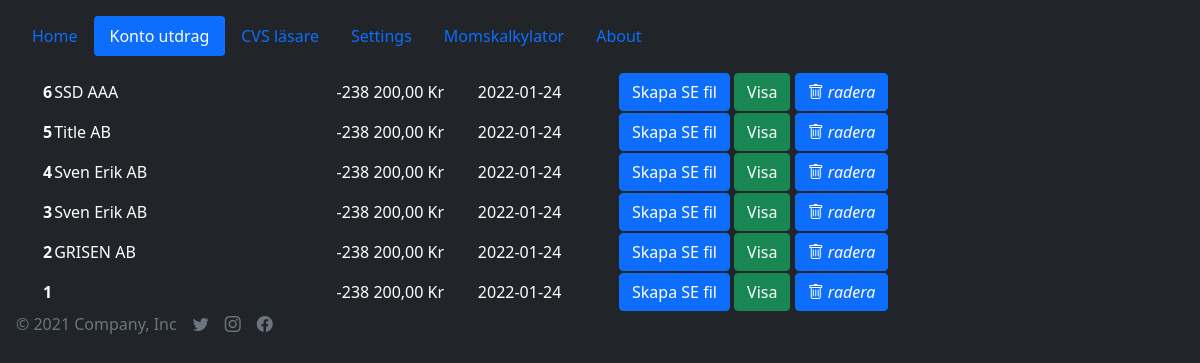
The app's page /bank_statements, older data.
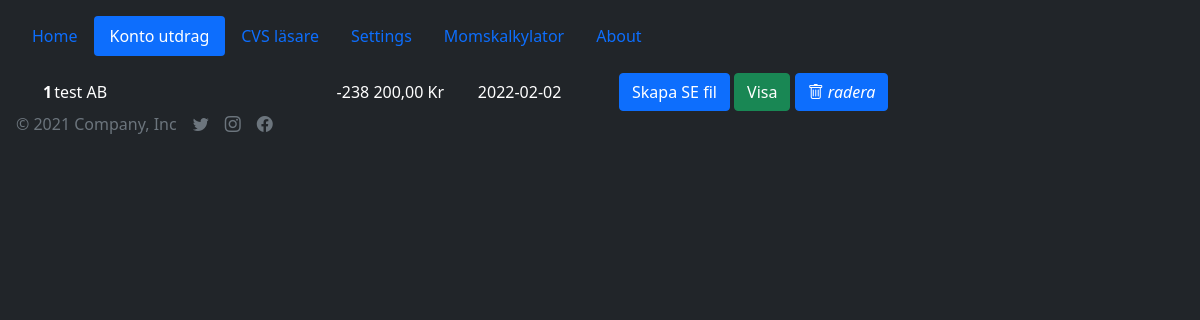
The same page, newer data.
### app/db/database_setup.py (models this page shows, shortened)
class BankStatement(Base):
    __tablename__ = 'bank_statement'
    __tableargs__ = {'comment': 'Bank Statements'}
    bank_statement_id = Column(Integer, nullable=False, unique=True, primary_key=True, autoincrement=True)
    title = Column(String(128), comment='Bank Statement name')
    summary = Column(String(128), comment='Summary')
    date = Column(String(128), default=datetime.utcnow(), comment='data')

### app/app.py (the view)
@app.route('/bank_statements')
def statements():
    return bank_statements.get_list_of_statements()

### app/bank_statements.py (called while the page is built)
def get_list_of_statements():
    statements = session.query(BankStatement).order_by(desc(BankStatement.bank_statement_id)).all()
    return render_template('bank_statements.html', statements=statements)

### app/templates/bank_statements.html (shortened to what this page needs)
{% extends 'base.html' %}
{% block body %}
    <main class="mt-3">
        <div class="container">
            <table>
                <tbody>
                {% for statement in statements %}
                    <tr class="gx-2 justify-content-center">
                        <th scope="row">{{ statement.bank_statement_id }}</th>
                        <td class="col-md-4">{{ statement.title }}</td>
                        <td class="col-md-2">{{ statement.summary }}</td>
                        <td class="col-md-2">{{ statement.date[0:10] }}</td>
                        <td class="col-auto">
                            <a href="/verifikations/se/{{ statement.bank_statement_id }}"
                               class="btn btn-primary">Skapa SE fil</a>
                            <a href="/verifikations/{{ statement.bank_statement_id }}" class="btn btn-success">Visa</a>
                            <a class="btn btn-primary" href="/bank_statements/{{ statement.bank_statement_id }}/delete" role="button">
                                <i class="bi bi-trash"> radera </i>
                            </a>
                        </td>
                    </tr>
                {% endfor %}
                </tbody>
            </table>
        </div>
    </main>
{% endblock %}

Row changes from the older to the newer data that the page shows:
removed BankStatement: bank_statement_id "6", title "SSD AAA", summary "-238 200,00 Kr", date "2022-01-24"
removed BankStatement: bank_statement_id "5", title "Title AB", summary "-238 200,00 Kr", date "2022-01-24"
removed BankStatement: bank_statement_id "4", title "Sven Erik AB", summary "-238 200,00 Kr", date "2022-01-24"
removed BankStatement: bank_statement_id "3", title "Sven Erik AB", summary "-238 200,00 Kr", date "2022-01-24"
removed BankStatement: bank_statement_id "2", title "GRISEN AB", summary "-238 200,00 Kr", date "2022-01-24"
changed BankStatement "-238 200,00 Kr": title (not shown) → "test AB"; date "2022-01-24" → "2022-02-02"
